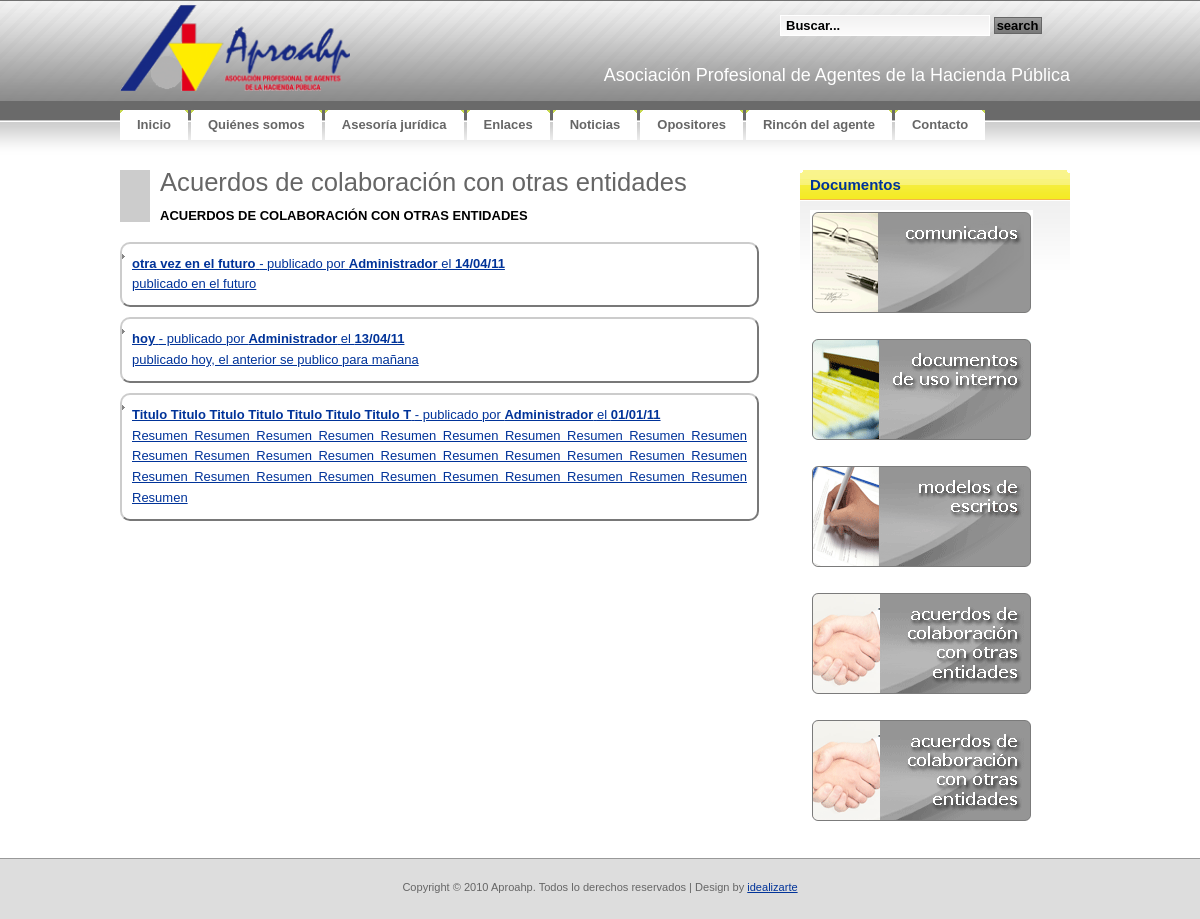
The app's page /rinconagente/documentos.php?catid=3 with its own data.
### tables this page shows
CREATE TABLE IF NOT EXISTS `tbl_categorias` (
  `CAT_ID` bigint(20) NOT NULL AUTO_INCREMENT,
  `CAT_Visible` tinyint(1) NOT NULL,
  `CAT_Nombre` varchar(50) NOT NULL,
  `CAT_Comentarios` varchar(200) NOT NULL,
  UNIQUE KEY `ID` (`CAT_ID`)
);

CREATE TABLE IF NOT EXISTS `tbl_documentos` (
  `DOC_ID` bigint(20) NOT NULL AUTO_INCREMENT,
  `DOC_Fecha` datetime NOT NULL,
  `DOC_Autor` bigint(20) NOT NULL,
  `DOC_Categoria` bigint(20) NOT NULL,
  `DOC_Titulo` varchar(50) NOT NULL,
  `DOC_Resumen` varchar(500) NOT NULL,
  `DOC_Texto` text NOT NULL,
  `DOC_Attach` varchar(200) NOT NULL,
  UNIQUE KEY `DOC_ID` (`DOC_ID`)
);

CREATE TABLE IF NOT EXISTS `tbl_users` (
  `USR_ID` bigint(20) NOT NULL AUTO_INCREMENT,
  `USR_username` varchar(32) NOT NULL,
  `USR_password` varchar(32) NOT NULL,
  `USR_Displayname` varchar(32) NOT NULL,
  `USR_email` varchar(100) NOT NULL,
  `USR_Activo` tinyint(1) NOT NULL,
  PRIMARY KEY (`USR_ID`)
);

### lib/siteconfig.php (called while the page is built, shortened)
<?php
	function cleanQuery($string)
	{
		if (phpversion() >= '4.3.0')
		{
			$string = mysql_real_escape_string($string);
		}
		else
		{
			$string = mysql_escape_string($string);
		}
		return $string;
	}
	function pagination($rows,$pagenum,$page_rows){
		$plinks='';
		$limites='';
		return(array ( "links" => $plinks,"limites" => "$limites"));
	}
?>

### rinconagente/documentos.php (the view, shortened to what this page needs)
<!DOCTYPE html PUBLIC "-//W3C//DTD XHTML 1.0 Strict//EN"
  "http://www.w3.org/TR/xhtml1/DTD/xhtml1-strict.dtd">
<html xmlns="http://www.w3.org/1999/xhtml" xml:lang="en" lang="en">
<head>
<link rel="stylesheet" href="../css/reset.css" type="text/css" media="screen" title="no title" charset="utf-8" />
<link rel="stylesheet" href="../css/aproahp.css" type="text/css" media="screen" title="no title" charset="utf-8" />
</head>
<body onload="MM_preloadImages('images/rinconagente_over_03.gif','images/rinconagente_over_06.gif','images/rinconagente_over_08.gif','images/rinconagente_over_10.gif')">
<div id="container">
<?php require("../header.php");
	require_once("../lib/siteconfig.php");
	if(isset($_GET['catid'])){
		echo "<div id='izda-a'>";
		$categoria=cleanQuery($_GET['catid']);
		$cat_result=mysql_query("SELECT * FROM tbl_categorias WHERE CAT_ID = '$categoria';");
		if(mysql_num_rows($cat_result) != 1){
			echo "<h1>No existe esa categoria</h1>";
		}else{
			$row = mysql_fetch_assoc($cat_result);
			echo "<div class='resalte'><h1>$row[CAT_Nombre]</h1><br/><h3>$row[CAT_Comentarios]</h3></div>";
			if(!isset($_GET['pagenum'])){
				$pagenum = 1;
			}else{
				$pagenum = $_GET['pagenum'];
			}
			$doc_result = mysql_query("SELECT * FROM tbl_documentos,tbl_Users WHERE DOC_Autor=USR_ID AND DATE(`DOC_FECHA`) <= DATE( NOW( ) ) AND DOC_Categoria = $categoria;") or die(mysql_error());
			$rows = mysql_num_rows($doc_result);
			$page_rows = 3;
			$pdata=pagination($rows,$pagenum,$page_rows);
			echo("<ul>");
			$doc_result=mysql_query("SELECT * FROM tbl_documentos,tbl_Users WHERE DOC_Autor=USR_ID AND DATE(`DOC_FECHA`) <= DATE( NOW( ) ) AND DOC_Categoria = $categoria ORDER BY DOC_Fecha DESC ".$pdata['limites'].";");
			for ($x = 0, $numrows = mysql_num_rows($doc_result); $x < $numrows; $x++) {
				$row = mysql_fetch_assoc($doc_result);
				$datetime = date("d/m/y", strtotime($row["DOC_Fecha"]));
				echo("<a href='documentos.php?docid=".$row['DOC_ID']."'><li class='documento'><span class=highlight>".$row['DOC_Titulo']."</span> - publicado por <span class=highlight>".$row['USR_Displayname']."</span> el <span class=highlight>".$datetime.'</span><br>'.$row['DOC_Resumen']."</li></a>");
			}
			echo("</ul>");
		}
		echo "</div><div id='dcha-a'><div class='box-yellow'><h2 class='section'><b>Documentos</b></h2>";
	}else{
		echo "<div style='width: 500px; margin: auto;'><div>";
	}
?>
		<a href="documentos.php?catid=1" title="comunicados" onmouseout="MM_swapImgRestore()" onmouseover="MM_swapImage('comunicados','','images/rinconagente_over_03.gif',1)"><img src="images/rinconagente_03.gif" width="223" height="105" border="0" id="comunicados" /></a>
		<a href="documentos.php?catid=2" title="docs_usoint" onmouseout="MM_swapImgRestore()" onmouseover="MM_swapImage('docs_uso','','images/rinconagente_over_06.gif',1)"><img src="images/rinconagente_06.gif" width="223" height="105" border="0" id="docs_uso" /></a>
		<a href="documentos.php?catid=4" title="modelos" onmouseout="MM_swapImgRestore()" onmouseover="MM_swapImage('modelos','','images/rinconagente_over_08.gif',1)"><img src="images/rinconagente_08.gif" width="223" height="105" border="0" id="modelos" /></a>
		<a href="documentos.php?catid=3" title="acuerdos" onmouseout="MM_swapImgRestore()" onmouseover="MM_swapImage('acuerdos','','images/rinconagente_over_10.gif',1)"><img src="images/rinconagente_10.gif" width="223" height="105" border="0" id="acuerdos" /></a>
		<a href="documentos.php?catid=5" title="actas" onmouseout="MM_swapImgRestore()" onmouseover="MM_swapImage('actas','','images/rinconagente_over_10.gif',1)"><img src="images/rinconagente_10.gif" width="223" height="105" border="0" id="actas" /></a>
	</div>
</div>
</div>
<div style="clear: both;">&nbsp;</div>
</body>
</html>

### css/aproahp.css (style rules this page uses)
* { margin: 0; padding: 0; }
ul,li { list-style-type: none; }
body, th { background: #FFFFFF url(../images/img01.gif) repeat-x; font-family: Verdana, Arial, Helvetica, sans-serif; font-size: 13px; color: #666666; }
h1, h2 { font-family: "Trebuchet MS", Arial, Helvetica, sans-serif; font-weight: normal; }
h1 { font-size: 197%; }
h2 { font-size: 167%; color:#ffffff; }
h3 { margin-bottom: 1em; text-transform: uppercase; font-size: 100%; color: #000000; }
p, ul, ol { margin-bottom: 1.5em; line-height: 1.6em; }
p { color:#666666; }
ul { list-style: none; }
ul li { padding-left: 10px; background: url(../images/img16.gif) no-repeat 0px 10px; }
a:link { color: #003399; }
img { border: none; }
.box-yellow { background: url(../images/img17.gif) repeat-x; }
.box-yellow .section { background: url(../images/img19.gif) no-repeat right top; color: #003399; }
.box-yellow .section b { display: block; height: 23px; padding: 7px 0 0 10px; background: url(../images/img18.gif) no-repeat; font-size:15px; }
#container { width: 960px; padding: 0px 0px 0px 0px; margin:0 auto; text-align:justify; }
#footer { height:20px; padding: 20px; background: #DDDDDD; border-top: 1px solid #999999; }
#footer p { margin: 0; text-align: center; font-size: 85%; }
#izda-a { width:650px; float:left; }
#dcha-a { width:270px; float:right; margin-right:10px; margin-bottom:10px; }
.resalte { border-left:30px solid #ccc; padding-left:10px; padding-right:10px; margin-bottom:20px; }
.box-yellow img { padding:10px; }
.documento { padding:10px; border:2px outset #ccc; -moz-border-radius: 10px; -webkit-border-radius: 10px; padding: 10px; width:615px; margin-top:10px; }
.documento .highlight { font-weight: bold; }

### records on screen
tbl_categorias: CAT_Nombre "Acuerdos de colaboración con otras entidades", CAT_Comentarios "ACUERDOS DE COLABORACIÓN CON OTRAS ENTIDADES"
tbl_documentos: DOC_Titulo "otra vez en el futuro", tbl_users.USR_Displayname "Administrador", DOC_Fecha "14/04/11", DOC_Resumen "publicado en el futuro"
tbl_documentos: DOC_Titulo "hoy", tbl_users.USR_Displayname "Administrador", DOC_Fecha "13/04/11", DOC_Resumen "publicado hoy, el anterior se publico para mañana"
tbl_documentos: DOC_Titulo "Titulo Titulo Titulo Titulo Titulo Titulo Titulo T", tbl_users.USR_Displayname "Administrador", DOC_Fecha "01/01/11", DOC_Resumen "Resumen Resumen Resumen Resumen Resumen Resumen Resumen Resumen Resumen Resumen Resumen Resumen Resumen Resumen Resumen Resumen Resumen Resumen Resumen Resumen Resumen Resumen Resumen Resumen Resumen Resumen Resumen Resumen Resumen Resumen Resumen"

### other values on screen
$item['Name'] "Inicio"
$item['Name'] "Quiénes somos"
$item['Name'] "Asesoría jurídica"
$item['Name'] "Enlaces"
$item['Name'] "Noticias"
$item['Name'] "Opositores"
$item['Name'] "Rincón del agente"
$item['Name'] "Contacto"
